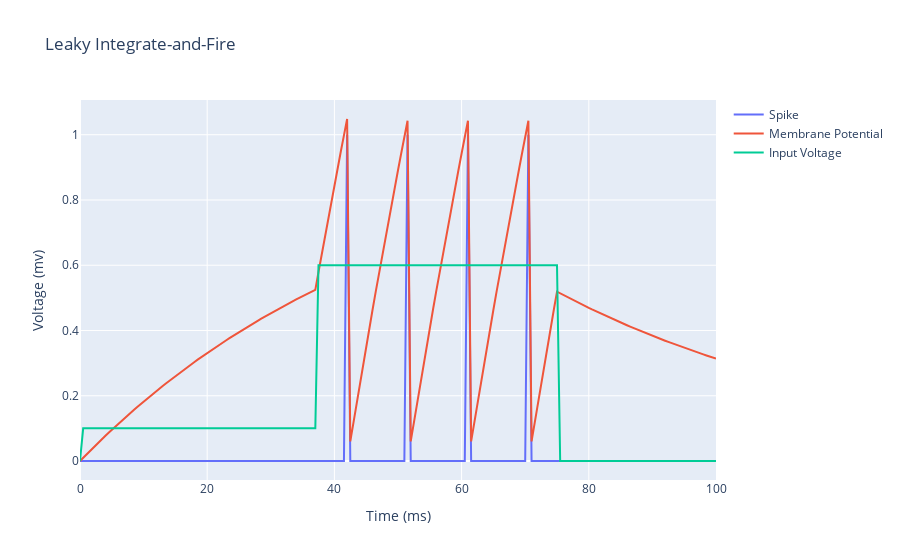

The notebook cell saved with this chart:
### Code cell
sim = lif( rm=10, cm=10, input1 = .1, input2 = .6, vt=1, vr = 0)
sim.simulate(75, 150)
sim.neuron.plot_graph()
# print(sim.neuron.v)
# print(sim.neuron.vm)
# print(sim.neuron.spikes)

### Figure 1 — Plotly figure (JSON) as saved in the notebook; plotly's stock layout.template omitted (floating-point values rounded to 4 significant figures; data arrays with more than 128 entries replaced by an {"elided": "..."} marker saying what was removed)
{"data": [{"mode": "lines", "name": "Spike", "type": "scatter", "x": {"elided": "202 float values"}, "y": {"elided": "201 int values"}}, {"mode": "lines", "name": "Membrane Potential", "type": "scatter", "x": {"elided": "202 float values"}, "y": {"elided": "201 float values"}}, {"mode": "lines", "name": "Input Voltage", "type": "scatter", "x": {"elided": "202 float values"}, "y": {"elided": "201 float values"}}], "layout": {"title": {"text": "Leaky Integrate-and-Fire"}, "xaxis": {"title": {"text": "Time (ms)"}}, "yaxis": {"title": {"text": "Voltage (mv)"}}}}
